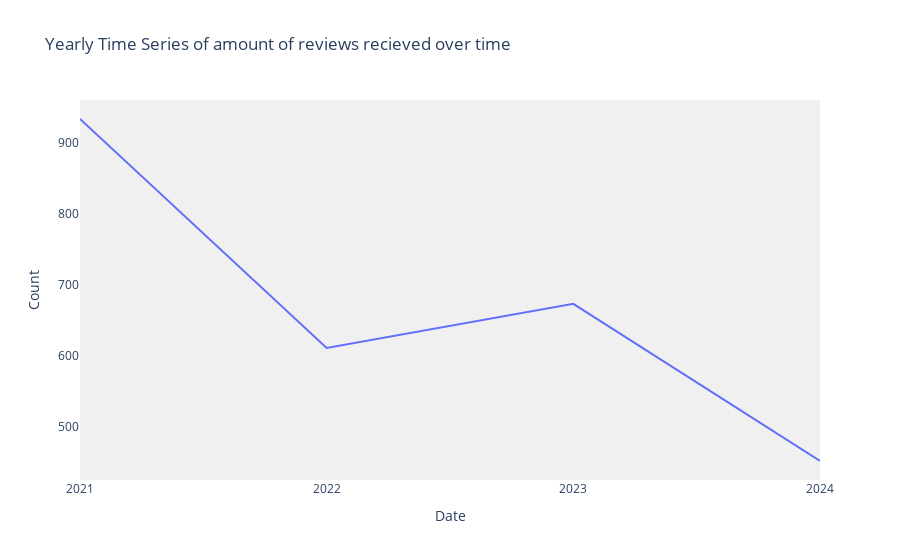

Notebook source saved alongside this figure:
### Code cell
fig = px.line(overall_rev, x='year', y='count',
                title=f'Time Series for the year',
                labels={'date':'Date', 'count':'Count'},
                line_shape='linear',
                render_mode='svg'
                )
fig.update_layout(
    plot_bgcolor='rgba(240,240,240,1)',
    paper_bgcolor='rgba(0,0,0,0)',
    xaxis_title ='Date',
    yaxis_title ='Count',
    font=dict(size=12),
    xaxis=dict(showgrid=False,dtick="Y1",tickformat="%Y"),
        yaxis=dict(showgrid=False),
    hovermode ='x unified'
)

### Figure 1 — Plotly figure (JSON) as saved in the notebook; plotly's stock layout.template omitted (floating-point values rounded to 4 significant figures)
{"data": [{"hovertemplate": "year=%{x}<br>Count=%{y}<extra></extra>", "legendgroup": "", "line": {"color": "#636efa", "dash": "solid", "shape": "linear"}, "marker": {"symbol": "circle"}, "mode": "lines", "name": "", "orientation": "v", "showlegend": false, "type": "scatter", "x": [2021, 2022, 2023, 2024], "xaxis": "x", "y": [933, 611, 673, 452], "yaxis": "y"}], "layout": {"font": {"size": 12}, "hovermode": "x unified", "legend": {"tracegroupgap": 0}, "paper_bgcolor": "rgba(0,0,0,0)", "plot_bgcolor": "rgba(240,240,240,1)", "title": {"text": "Yearly Time Series of amount of reviews recieved over time"}, "xaxis": {"anchor": "y", "domain": [0, 1], "dtick": "Y1", "showgrid": false, "tickformat": "%Y", "title": {"text": "Date"}}, "yaxis": {"anchor": "x", "domain": [0, 1], "showgrid": false, "title": {"text": "Count"}}}}
